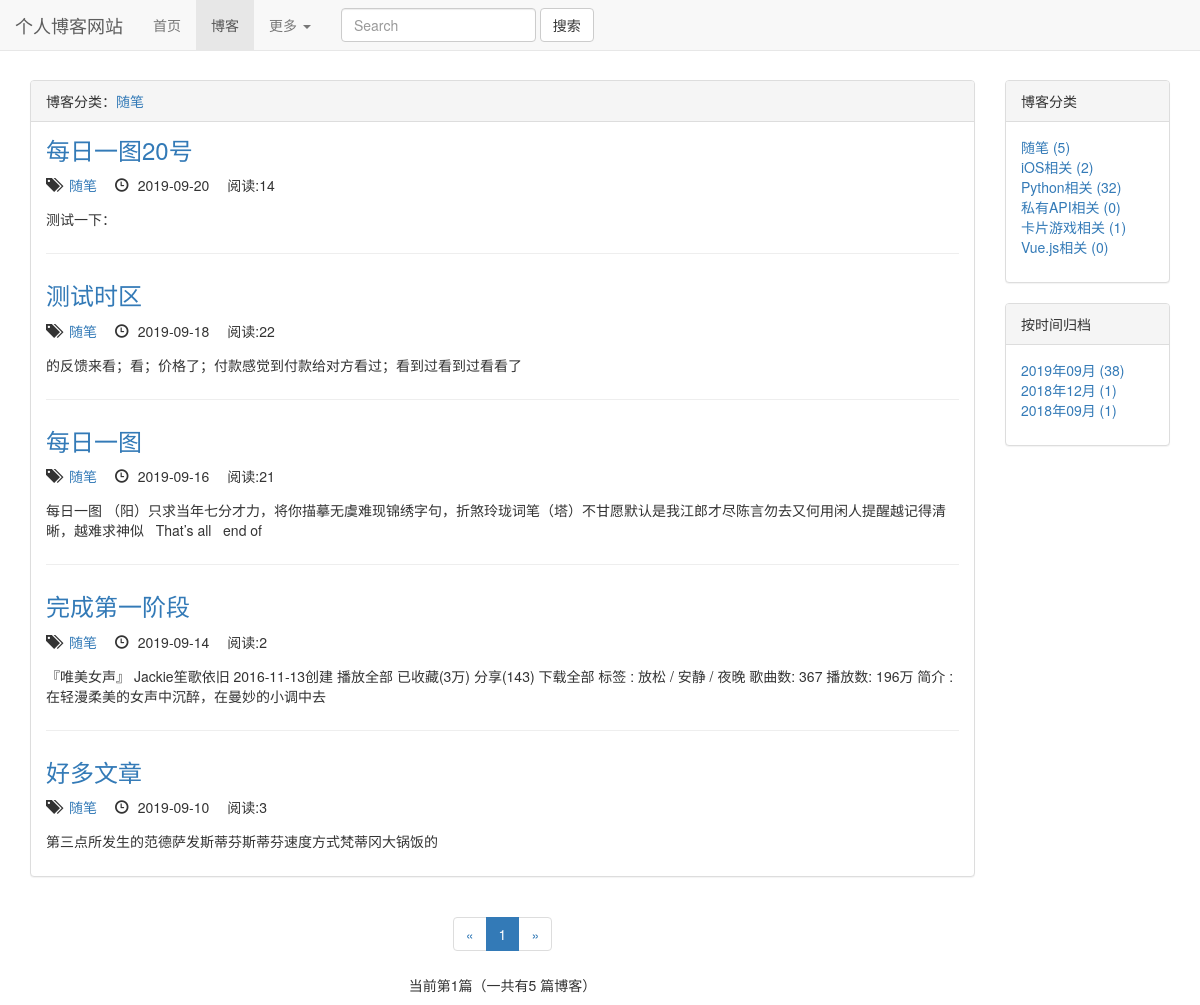
The app's page /blogs/type/1/, older data.
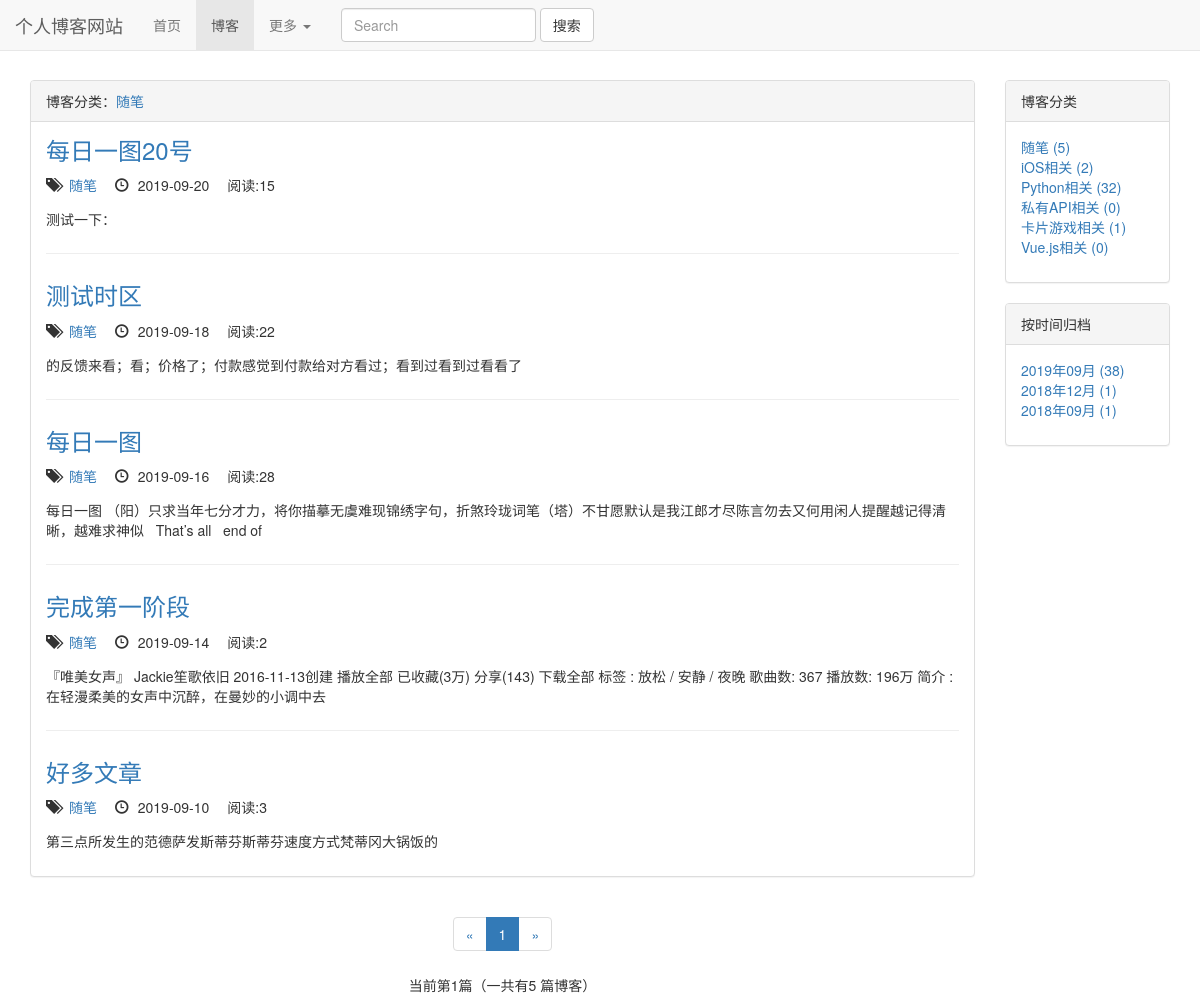
The same page, newer data.
### blogs/models.py (models this page shows, shortened)
class Blog(models.Model,ReadNumExtension):
    title = models.CharField(max_length=50)
    blog_type = models.ForeignKey(BlogType, on_delete=models.DO_NOTHING)
    content = RichTextUploadingField()
    author = models.ForeignKey(User, on_delete=models.DO_NOTHING)
    create_time = models.DateTimeField(auto_now_add=True)
    last_update_time = models.DateTimeField(auto_now=True)
    readDetails = GenericRelation(ReadNumDetail)  # 反向关联获取
    class Meta:
        ordering = ['-create_time']

class BlogType(models.Model):
    type_name = models.CharField(max_length=15)

### read_statistics/models.py (models this page shows)
class ReadNum(models.Model):
    read_num = models.IntegerField(default=0)
    content_type = models.ForeignKey(ContentType, on_delete=models.DO_NOTHING)
    object_id = models.PositiveIntegerField()
    content_object = GenericForeignKey('content_type', 'object_id')

### blogs/views.py (the view)
# urls.py: re_path(r'^type/(\d+)/$', views.blog_types, name='blog_types'),
def blog_types(request, blog_type):
    blogType = get_object_or_404(BlogType, pk=blog_type)
    blogs = Blog.objects.filter(blog_type=blogType)
    context = blog_datas_common(request, blogs)
    context['blog_type'] = blogType
    return render(request, 'blogs/blog_type_list.html', context)

### read_statistics/models.py (called while the page is built)
    def get_read_num(self):
        try:
            ct = ContentType.objects.get_for_model(self)
            readnum = ReadNum.objects.get(content_type=ct, object_id=self.pk)
            return readnum.read_num
        except exceptions.ObjectDoesNotExist:
            return 0

### templates/blogs/blog_type_list.html (shortened to what this page needs)
{% extends 'blogs/blog_index.html' %}
{% block blog_title_header %}
    博客分类：<a href="{% url 'blogs_module:blog_types' blog_type.pk %}">{{ blog_type.type_name }}</a>
{% endblock %}

### templates/blogs/blog_index.html (shortened to what the changed rows need)
{% extends 'base.html' %}
{% load staticfiles %}
{% block cssstyle %}
    <link rel="stylesheet" href="{% static 'blog_css/blog.css' %}">
{% endblock %}
{% block content %}
    <div class="container">
        <div class="row">
            <div class="col-xs-12 col-sm-8 col-md-9 col-lg-10">
                <div class="panel panel-default">
                    <div class="panel-body">
                        <ul class="blog_types">
                            {% for blog in page_of_blogs.object_list %}
                                <div class="every_blog">
                                    <h3><a href="{% url 'blogs_module:blog_details' blog.pk %}">{{ blog.title }}</a>
                                    </h3>
                                    <ul class="blog_list_style">
                                        <li>
                                            <span class="glyphicon glyphicon-tags"></span> <a
                                                href="{% url 'blogs_module:blog_types' blog.blog_type.pk %}"> {{ blog.blog_type.type_name }}</a>
                                        </li>
                                        <li><span
                                                class="glyphicon glyphicon-time"></span> {{ blog.create_time|date:"Y-m-d" }}
                                        </li>
                                         <li>
                                             阅读:{{ blog.get_read_num }}
                                        </li>
                                    </ul>
                                    <p>{{ blog.content |striptags | truncatechars:130 |safe}}</p>
                                </div>
                            {% empty %}
                                <div class="every_blog">
                                    <p>--暂无博客，敬请期待--</p>
                                </div>
                            {% endfor %}
                        </ul>
                    </div>
                </div>
            </div>
        </div>
    </div>
{% endblock %}

Row changes from the older to the newer data that the page shows:
changed through a linked row, Blog "每日一图20号": get_read_num "14" → "15"
changed through a linked row, Blog "每日一图": get_read_num "21" → "28"
